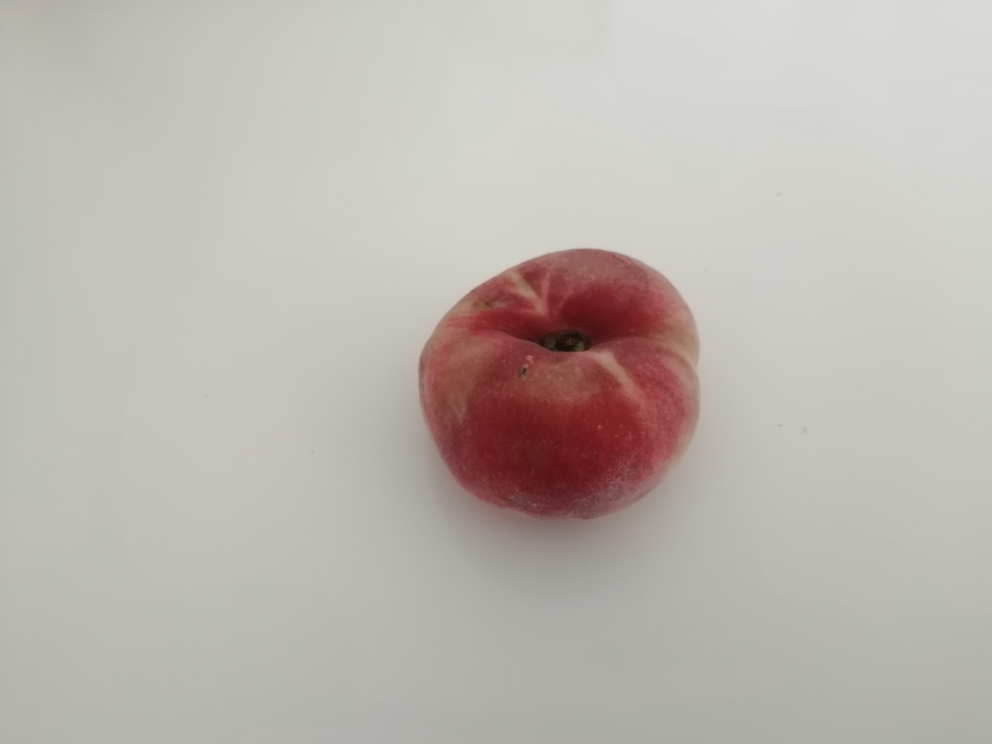
#> input picture perzik.jpg, 3968 x 2976 px (shown at 1/4 size)
$ python 'Code Fruit CannyKleur V2.py'   (older library calls are emulated)
#> lines starting #> are read from the running program, lines starting #| are printed output that depends on the picture; after the words box and inside, x2 and y2 are one past the last pixel; in counts of white or black regions, pixels touching at a corner belong together
# -*- coding: utf-8 -*-
"""
Created on Wed Sep  2 22:55:30 2020

@author: quint
"""
import cv2
import numpy as np
from matplotlib import pyplot as plt
#import glob
#from utilities.Sliders import Sliders

imagebanaan = cv2.imread('perzik.jpg')
#> imagebanaan is the input picture: shape (2976, 3968, 3); mean B, G, R 176.9, 182, 189.4

#Resize image
scale_percent = 40
width = int(imagebanaan.shape[1] * scale_percent / 100)
#> width = 1587
height = int(imagebanaan.shape[0] * scale_percent / 100)
#> height = 1190
dim = (width, height)
#> dim = (1587, 1190)
image = cv2.resize(imagebanaan, dim, interpolation = cv2.INTER_AREA)
image_copy = image

def auto_canny(image, sigma = 0.35):
    # compute the mediam of the single channel pixel intensities
    v = np.median(image)

    # apply automatic Canny edge detection using the computed median
    lower = int(max(0, (1.0 - sigma) * v))
    upper = int(min(255, (1.0 + sigma) *v))
    edged = cv2.Canny(image, lower, upper)

    # return edged image
    return edged

#Preprocessing
imgray = cv2.cvtColor(image_copy, cv2.COLOR_BGR2GRAY)
blur = cv2.bilateralFilter(imgray, 2, 2, 1)
#th3 = cv2.adaptiveThreshold(blur,255,cv2.ADAPTIVE_THRESH_MEAN_C,cv2.THRESH_BINARY,11,2)

wide = auto_canny(blur, 500)
#> in auto_canny, `v = np.median(image)`: v = 191
#> in auto_canny, `lower = int(max(0, (1.0 - sigma) * v))`: lower = 0
#> in auto_canny, `upper = int(min(255, (1.0 + sigma) *v))`: upper = 255
#> in auto_canny, `edged = cv2.Canny(image, lower, upper)`:
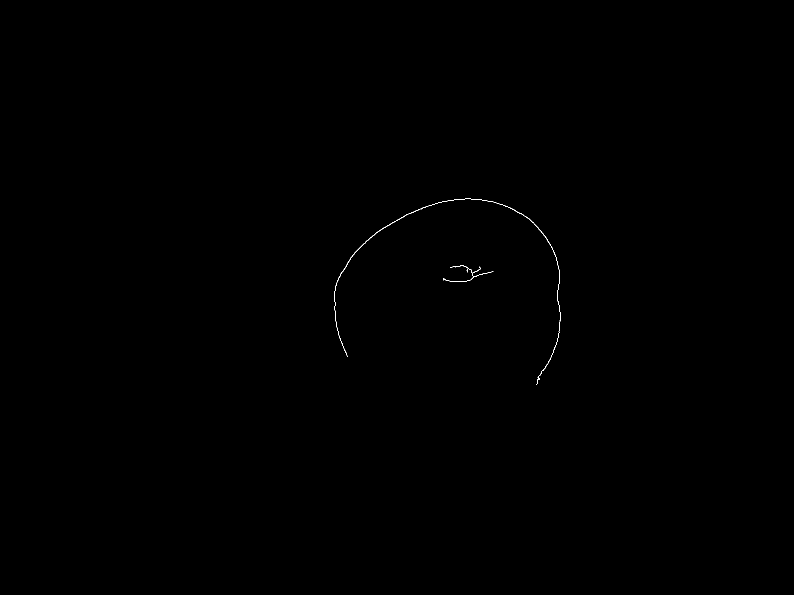
#> edged: shape (1190, 1587) (shown at 1/2 size); 0.07% white in thin lines or dots, all inside (x1, y1, x2, y2) = (669, 397, 1121, 770)
tight = auto_canny(blur, 500)
auto = auto_canny(blur)
#> in auto_canny (call 3), `edged = cv2.Canny(image, lower, upper)`: edged: shape (1190, 1587); 0.04% white in thin lines or dots, all inside (x1, y1, x2, y2) = (669, 397, 1086, 611)
cv2.imshow('Canny',tight)

#Find Contours
ret, thresh = cv2.threshold(tight, 40, 40, 20 )
#> thresh: shape (1190, 1587); every value is 0
#> ret = 2

im2, contours, hierarchy = cv2.findContours(tight, cv2.RETR_TREE, cv2.CHAIN_APPROX_NONE)
#> contours = 2 contours; box (x1, y1, x2, y2) and area: (669, 397, 1121, 770) 226, (886, 531, 987, 564) 32
cv2.drawContours(image, contours, -1, (0,0,255), 2)
cv2.imshow('contours',image)

#find

for i in range(0,len(contours)):
    M = cv2.moments(contours[i])
    cx = int(M['m10']/M['m00'])
    cy = int(M['m01']/M['m00'])
    print ("Centroid = ", cx, ", ", cy)
    x11 = int(cx - 40)
    x22 = int(cx + 40)
    y11 = int(cy - 40)
    y22 = int(cy + 40)
    cropped1 = image[y11:y22, x11:x22]
    cv2.imshow('edgs',cropped1)
#> this loop made 2 passes
#> (cx, cy, x11, x22, y11, y22) on passes 1 to 2: (934, 545, 894, 974, 505, 585), (892, 508, 852, 932, 468, 548)
#| Centroid =  934 ,  545
#| Centroid =  892 ,  508
#> pass 1, `cropped1 = image[y11:y22, x11:x22]`:
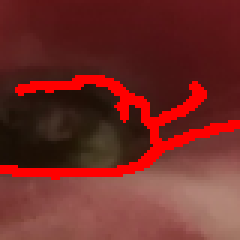
#> cropped1: shape (80, 80, 3) (shown 3 times larger); mean B, G, R 38.7, 43.4, 112


#Min max cordinaten van canny edge
pts = np.argwhere(tight>0)
#> pts = 1345 pairs, first value 397 to 769, second value 669 to 1120
y1,x1 = pts.min(axis=0)
#> y1 = 397; x1 = 669
y2,x2 = pts.max(axis=0)
#> y2 = 769; x2 = 1120

midx = (x2 + x1) / 2
#> midx = 894.5
midy = (y2 + y1) / 2
#> midy = 583

x11 = int(midx - 40)
#> x11 = 854
x22 = int(midx + 40)
#> x22 = 934
y11 = int(midy - 40)
#> y11 = 543
y22 = int(midy + 40)
#> y22 = 623

print(pts.max(axis=0))
#| [ 769 1120]
print(pts.min(axis=0))
#| [397 669]

# Knip de regio uit
cropped = image[y11:y22, x11:x22]
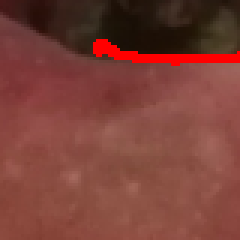
#> cropped: shape (80, 80, 3) (shown 3 times larger); mean B, G, R 55.8, 64.6, 123.1
cv2.imshow('edgs',cropped)


cv2.imwrite("croppedres.png", cropped)
average = cropped.mean(axis=0).mean(axis=0)
#> average = [55.77, 64.56, 123.1]
tagged = cv2.rectangle(image.copy(), (x1,y1), (x2,y2), (0,255,0), 3, cv2.LINE_AA)

#saturatie
croppedsat = cv2.cvtColor(cropped, cv2.COLOR_BGR2HSV).astype("float32")
plt.hist(croppedsat.ravel(),256,[0,256]); plt.show()
(h, s, v) = cv2.split(croppedsat)
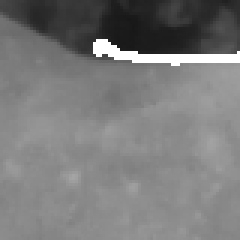
#> v: shape (80, 80) float32 (shown 3 times larger); min 24, max 255, mean 123.1
s = s*20
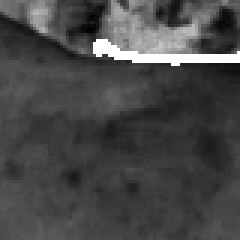
#> s: shape (80, 80) float32 (shown 3 times larger); min 1880, max 5100, mean 2786.9; drawn with min black and max white
s = np.clip(s,0,255)
#> s: shape (80, 80) float32; every value is 255
croppedsat = cv2.merge([h,s,v])
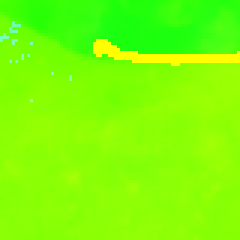
#> croppedsat: shape (80, 80, 3) float32 (shown 3 times larger); mean B, G, R 5.9, 255, 123.1

croppedfin = cv2.cvtColor(croppedsat.astype("uint8"), cv2.COLOR_HSV2BGR)
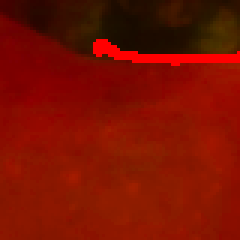
#> croppedfin: shape (80, 80, 3) (shown 3 times larger); mean B, G, R 0, 16.7, 123.1
cv2.imshow('edgs',croppedfin)

# vindt gemiddelde kleur
avg_color_per_row = np.average(croppedfin, axis=0)
#> avg_color_per_row = 80 rows, first 8: [0.075, 10.95, 127.3], [0.075, 10.49, 127], [0.0375, 10.53, 127.3], [0.125, 9.95, 127.1], [0.2, 10.6, 126.3], [0.163, 11.34, 125.9], [0.0375, 11.59, 126.2], [0.0875, 11.06, 125.3]
avg_color = np.average(avg_color_per_row, axis=0)
#> avg_color = [0.0134, 16.73, 123.1]
print(avg_color)
#| [1.34375000e-02 1.67309375e+01 1.23081250e+02]

if avg_color[2] > 90 and avg_color[0] < 10 and avg_color[2] < 112:
    print('dit is een perzik')
if avg_color[2] > 118 and avg_color[0] < 10:
    print('dit is een banaan')
if avg_color[2] < 60 and avg_color[1] < 60:
    print('dit is een peer')

# vindt dominante kleur
pixels = np.float32(croppedfin.reshape(-1, 3))
n_colors = 5
criteria = (cv2.TERM_CRITERIA_EPS + cv2.TERM_CRITERIA_MAX_ITER, 200, .1)
#> criteria = (3, 200, 0.1)
flags = cv2.KMEANS_RANDOM_CENTERS
#> flags = 0

_, labels, palette = cv2.kmeans(pixels, n_colors, None, criteria, 10, flags)
#> labels = 6400 values, max 4 at index 0, min 0 at index 400, mean 1.25; palette = [[0.0704, 4.41, 123.6], [0.00105, 20.72, 141.4], [0, 13.71, 35.56], [0, 0, 255], [0, 23.23, 61.48]]
_, counts = np.unique(labels, return_counts=True)
#> counts = [1165, 3824, 643, 170, 598]
dominant = palette[np.argmax(counts)]
#> dominant = [0.00105, 20.72, 141.4]
print(dominant)
#| [1.0460251e-03 2.0718618e+01 1.4142050e+02]

#Post image
cv2.imshow('Tagging',tagged)

cv2.waitKey()

cv2.destroyAllWindows()
